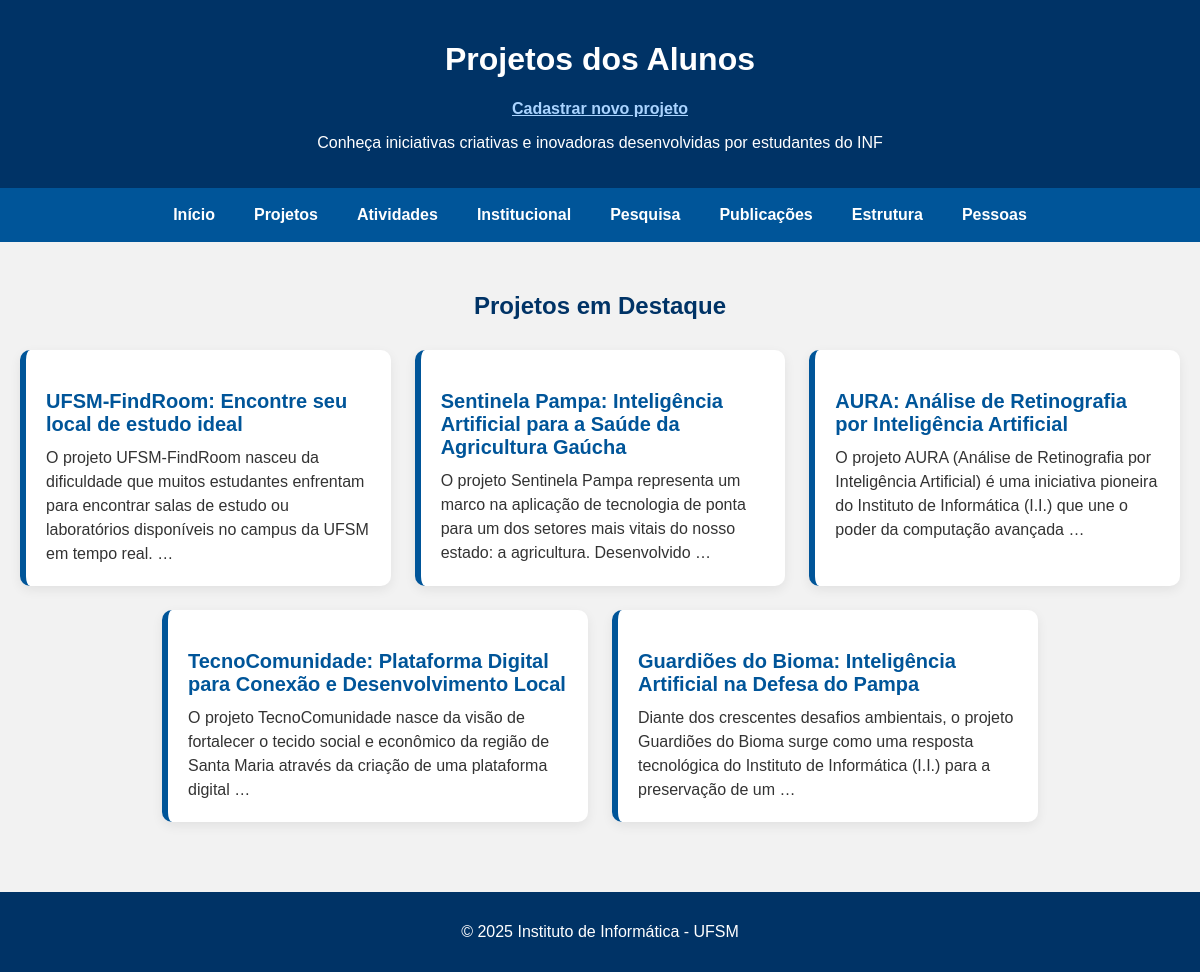
The app's page /projetos/ with its own data.
### cursos/models.py (models this page shows, shortened)
class Projeto(models.Model):
    titulo = models.CharField(max_length=200)
    descricao = models.TextField()
    data_criacao = models.DateTimeField(default=timezone.now)
    link = models.URLField(
        max_length=200,
        blank=True,
        null=True,
        help_text="Link para o repositório ou site do projeto (opcional)."
    )
    imagem = models.ImageField(
        upload_to='projetos_alunos/',
        blank=True,
        null=True,
        help_text="Imagem de destaque do projeto (opcional)."
    )

### cursos/views.py (the view)
# urls.py: path('projetos/', views.projetos, name='projetos'),
def projetos(request):
    projetos = Projeto.objects.all()
    return render(request, 'cursos/projetos.html', {'projetos': projetos})

### cursos/templates/cursos/projetos.html (shortened to what this page needs)
{% load static %}
<!DOCTYPE html>
<html lang="pt-br">
<head>
</head>
<body>
    <header>
        <h1>Projetos dos Alunos</h1>
        <p><a href="{% url 'cadastrar_projeto' %}" style="color: #aad4ff; font-weight: bold;">Cadastrar novo projeto</a></p>
        <p>Conheça iniciativas criativas e inovadoras desenvolvidas por estudantes do INF</p>
    </header>
    <nav>
        <a href="/">Início</a>
        <a href="/projetos/">Projetos</a>
        <a href="/atividades/">Atividades</a>
        <a href="/institucional/">Institucional</a>
        <a href="/pesquisa/">Pesquisa</a>
        <a href="/publicacoes/">Publicações</a>
        <a href="/estrutura/">Estrutura</a>
        <a href="/pessoas/">Pessoas</a>
    </nav>
    <section>
        <h2>Projetos em Destaque</h2>
        <div class="cards-container">
            {% if projetos %}
                {% for projeto in projetos %}
                    <div class="project-card">
                        <h3><a href="{% url 'projeto_detalhe' projeto.id %}">{{ projeto.titulo }}</a></h3>
                        <p>{{ projeto.descricao|truncatewords:25 }}</p>
                    </div>
                {% endfor %}
            {% else %}
                <p style="text-align: center;">Nenhum projeto cadastrado.</p>
            {% endif %}
        </div>
    </section>
    <footer>
        <p>© 2025 Instituto de Informática - UFSM</p>
    </footer>
</body>
</html>

### cursos/templates/cursos/projetos.html (style rules this page uses)
:root { --azul-escuro: #003366; --azul-medio: #005599; --cinza-claro: #f2f2f2; --texto: #333; }
body { font-family: Arial, sans-serif; margin: 0; padding: 0; background-color: var(--cinza-claro); color: var(--texto); }
header { background-color: var(--azul-escuro); color: white; padding: 20px; text-align: center; }
nav { background-color: var(--azul-medio); padding: 12px; display: flex; flex-wrap: wrap; justify-content: center; gap: 15px; }
nav a { color: white; text-decoration: none; font-weight: bold; padding: 6px 12px; transition: background-color 0.3s; }
section { padding: 30px 20px; max-width: 1200px; margin: 0 auto; }
h2 { text-align: center; color: var(--azul-escuro); margin-bottom: 30px; }
.cards-container { display: flex; flex-wrap: wrap; justify-content: center; gap: 24px; }
.project-card { background-color: white; border-left: 6px solid var(--azul-medio); border-radius: 10px; padding: 20px; max-width: 380px; flex: 1 1 280px; box-shadow: 0 4px 12px rgba(0,0,0,0.07); transition: transform 0.3s ease; }
.project-card h3 { color: var(--azul-escuro); font-size: 20px; margin-bottom: 10px; }
.project-card a { text-decoration: none; color: var(--azul-medio); }
.project-card p { line-height: 1.5; margin: 0; }
footer { background-color: var(--azul-escuro); color: white; text-align: center; padding: 15px; margin-top: 40px; }

### records on screen
Projeto: titulo "UFSM-FindRoom: Encontre seu local de estudo ideal", descricao "O projeto UFSM-FindRoom nasceu da dificuldade que muitos estudantes enfrentam para encontrar salas de estudo ou laboratórios disponíveis no campus da UFSM em tempo real. …"
Projeto: titulo "Sentinela Pampa: Inteligência Artificial para a Saúde da Agricultura Gaúcha", descricao "O projeto Sentinela Pampa representa um marco na aplicação de tecnologia de ponta para um dos setores mais vitais do nosso estado: a agricultura. Desenvolvido …"
Projeto: titulo "AURA: Análise de Retinografia por Inteligência Artificial", descricao "O projeto AURA (Análise de Retinografia por Inteligência Artificial) é uma iniciativa pioneira do Instituto de Informática (I.I.) que une o poder da computação avançada …"
Projeto: titulo "TecnoComunidade: Plataforma Digital para Conexão e Desenvolvimento Local", descricao "O projeto TecnoComunidade nasce da visão de fortalecer o tecido social e econômico da região de Santa Maria através da criação de uma plataforma digital …"
Projeto: titulo "Guardiões do Bioma: Inteligência Artificial na Defesa do Pampa", descricao "Diante dos crescentes desafios ambientais, o projeto Guardiões do Bioma surge como uma resposta tecnológica do Instituto de Informática (I.I.) para a preservação de um …"
